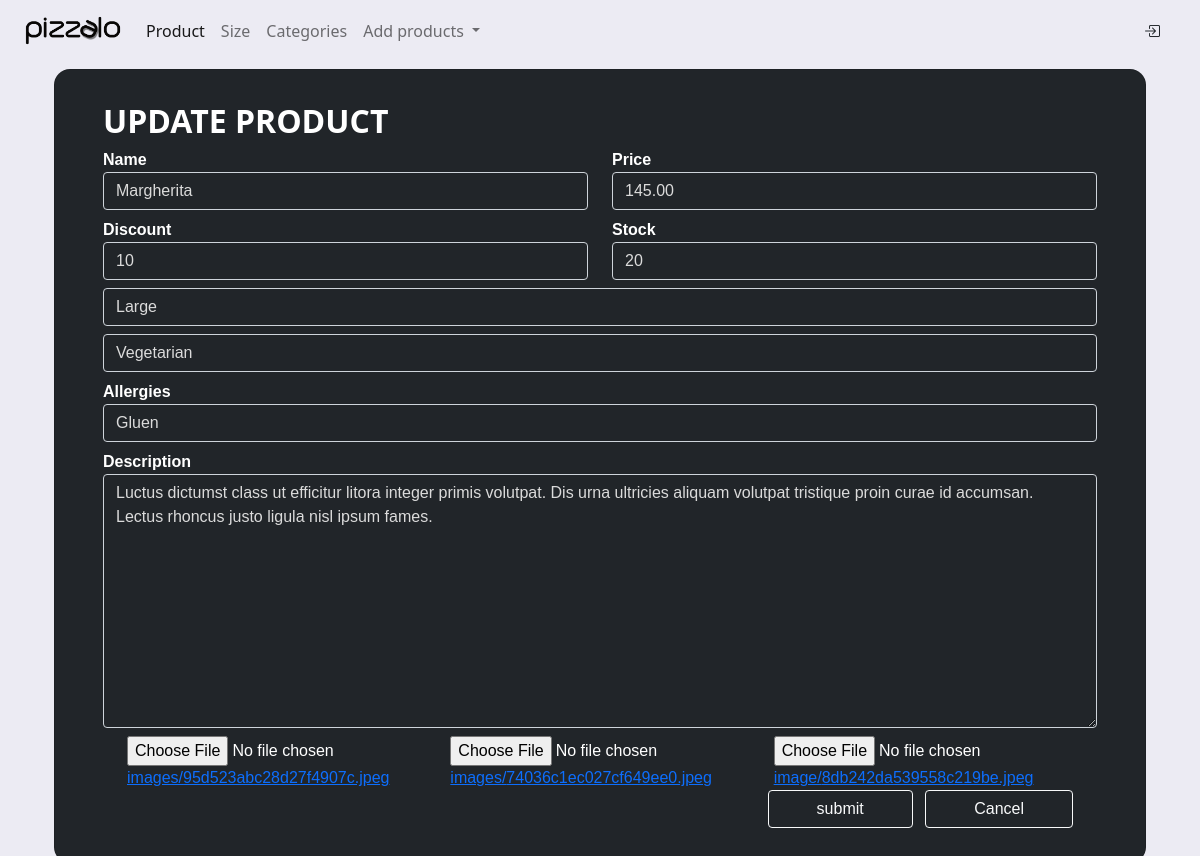
Page /updateproduct/1 on the committed database.
### shop/products/models.py (models this page shows, shortened)
class Addproduct(db.Model):
    __seachbale__ = ['name', 'desc']
    id = db.Column(db.Integer, primary_key = True)
    name = db.Column(db.String(80), nullable = False)
    price = db.Column(db.Numeric(10, 2), nullable = False)
    discount = db.Column(db.Integer, default = 0)
    stock = db.Column(db.Integer, nullable = False)
    colors = db.Column(db.Text, nullable = False)
    desc = db.Column(db.Text, nullable = False)
    pub_date = db.Column(db.DateTime, nullable = False, default = datetime.utcnow)
    brand_id = db.Column(db.Integer, db.ForeignKey('brand.id'), nullable = False)
    brand = db.relationship('Brand', backref = db.backref('brands', lazy = True))
    category_id = db.Column(db.Integer, db.ForeignKey('category.id'), nullable = False)
    category = db.relationship('Category', backref = db.backref('categories', lazy = True))
    image_1 = db.Column(db.String(150), nullable = False, default = 'image1.jpg')
    image_2 = db.Column(db.String(150), nullable = False, default = 'image2.jpg')
    image_3 = db.Column(db.String(150), nullable = False, default = 'image3.jpg')

class Brand(db.Model):
    id = db.Column(db.Integer, primary_key = True)
    name = db.Column(db.String(30), unique = True, nullable = False)

class Category(db.Model):
    id = db.Column(db.Integer, primary_key = True)
    name = db.Column(db.String(30), unique = True, nullable = False)

### shop/products/routes.py (the view, shortened to what this page needs)
@app.route('/updateproduct/<int:id>', methods = ['GET', 'POST'])
def updateproduct(id):
    brands = Brand.query.all()
    categories = Category.query.all()
    product = Addproduct.query.get_or_404(id)
    form = Addproducts(request.form)
    brand = request.form.get('brand')
    category = request.form.get('category')
    form.name.data = product.name
    form.price.data = product.price
    form.discount.data = product.discount
    form.stock.data = product.stock
    form.description.data = product.desc
    form.colors.data = product.colors
    brand = product.brand.name
    category = product.category.name
    return render_template('products/updateproduct.html', form = form, title = 'Update Product' ,brands=brands, categories=categories, product=product)

### shop/products/forms.py
class Addproducts(Form):
    name = StringField('Name', [validators.DataRequired()])
    price = DecimalField('Price', [validators.DataRequired()])
    discount = IntegerField('Discount')
    stock = IntegerField('Stock', [validators.DataRequired()])
    colors = StringField('Allergies', [validators.DataRequired()])
    description = TextAreaField('Description', [validators.DataRequired()])
    image_1 = FileField('Image 1',
                        validators = [FileAllowed(['jpg', 'png', 'gif', 'jpeg'])])
    image_2 = FileField('Image 2',
                        validators = [FileAllowed(['jpg', 'png', 'gif', 'jpeg'])])
    image_3 = FileField('Image 3',
                        validators = [FileAllowed(['jpg', 'png', 'gif', 'jpeg'])])

### shop/templates/products/updateproduct.html (shortened to what this page needs)
{% extends "layout.html" %} {% block content %}
{% include 'navbar_admin.html' %}
<section class="vh-100">
  <div class="container py-2 h-100">
    <div class="row d-flex h-100">
      <div class="col-12 col-md-8 col-lg-6 col-xl-12">
        <div class="card bg-dark text-white" style="border-radius: 1rem">
          <div class="card-body pt-2 px-5">
            <div class="mb-md-5 mt-md-4 pb-2">
              <h2 class="fw-bold mb-2 text-uppercase">Update product</h2>
              {% from "_formhelpers.html" import render_field %}
              <form method="post" enctype="multipart/form-data">
                <div class="row">
                  <div class="col form-outline form-white w-50">
                    {{ render_field(form.name, placeholder= 'Product name',class="form-control form-control-md") }}
                  </div>
                  <div class="col form-outline form-white w-50">
                    {{ render_field(form.price, placeholder= 'Product price',class="form-control form-control-md") }}
                  </div>
                </div>
                <div class="row">
                  <div class="col form-outline form-white">
                    {{ render_field(form.discount,placeholder= 'Product discount',
                    class="form-control form-control-md") }}
                  </div>
                  <div class="col form-outline form-white w-50">
                    {{ render_field(form.stock,placeholder= 'Product stock',
                    class="form-control form-control-md") }}
                  </div>
                </div>
                <select name="brand" id="brand" class="form-control mb-2" required>
                  {% if product %}
                  <option value="{{product.brand_id}}">{{product.brand.name}}</option>
                   {% else %}
                  <option value="{{product.brand_id}}">{{product.brand.name}}</option>
                  {% for brand in brands %}
                  <option value="{{brand.id}}">{{brand.name}}</option>
                  {% endfor %} {% endif %}
                </select>
                <select name="category" id="category" class="form-control mb-2" required>
                  {% if product %}
                  <option value="{{product.category_id}}">{{product.category.name}}</option>
                   {% else %}
                  <option value="{{product.category_id}}">{{product.category.name}}</option>
                  {% for category in categories %}
                  <option value="{{category.id}}">{{category.name}}</option>
                  {% endfor %} {% endif %}
                </select>
                <div class="form-outline form-white">{{ render_field(form.colors,placeholder= 'Product
                  colors',class="form-control form-control-md") }}
                </div>
                <div class="form-outline form-white">
                  {{ render_field(form.description,placeholder= 'Product Description', class="form-control
                  form-control-md", rows="10")}}
                </div>
                <div class="container">
                  <div class="row">
                    {% if product %}
                    <div class="col-md-4">
                      <input type="file" name="image_1" id="image_1" />
                      <a href="{{url_for('static',filename='images/' + product.image_1)}}">images/{{
                        product.image_1}}</a>
                    </div>
                    <div class="col-md-4">
                      <input type="file" name="image_2" id="image_2" />
                      <a href="{{url_for('static',filename='images/' + product.image_2)}}">images/{{
                        product.image_2}}</a>
                    </div>
                    <div class="col-md-4">
                      <input type="file" name="image_3" id="image_3" />
                      <a href="{{url_for('static',filename='images/' + product.image_3)}}">image/{{
                        product.image_3}}</a>
                    </div>
                  {% endif %}
                </div>
                <div class="float-end ">
                  <button type="submit" class="btn btn-outline-light btn-md px-5 mx-2">submit</button>
                  <button type="cancel" class="btn btn-outline-light btn-md px-5">Cancel</button>
                </div>
              </form>
            </div>
          </div>
        </div>
      </div>
    </div>
  </div>
</section>
{% endblock content %}

### shop/static/css/main.css (style rules this page uses)
body { font-family: 'Khand', sans-serif; }
form { font-family:Arial, Helvetica, sans-serif; font-weight: 100!important; }
body { background-color: #ecebf3 !important; }
.form-control { background-color: transparent !important; color: rgb(219, 219, 219) !important; }

### rows in the picture
Addproduct: name "Margherita", price "145.00", discount "10", stock "20", colors "Gluen", image_1 "95d523abc28d27f4907c.jpeg", image_2 "74036c1ec027cf649ee0.jpeg", image_3 "8db242da539558c219be.jpeg"
Brand: brand "Large"
Category: category "Vegetarian"

### other values in the picture
{{ field.label }} "Name Price Discount Stock Allergies Description"
